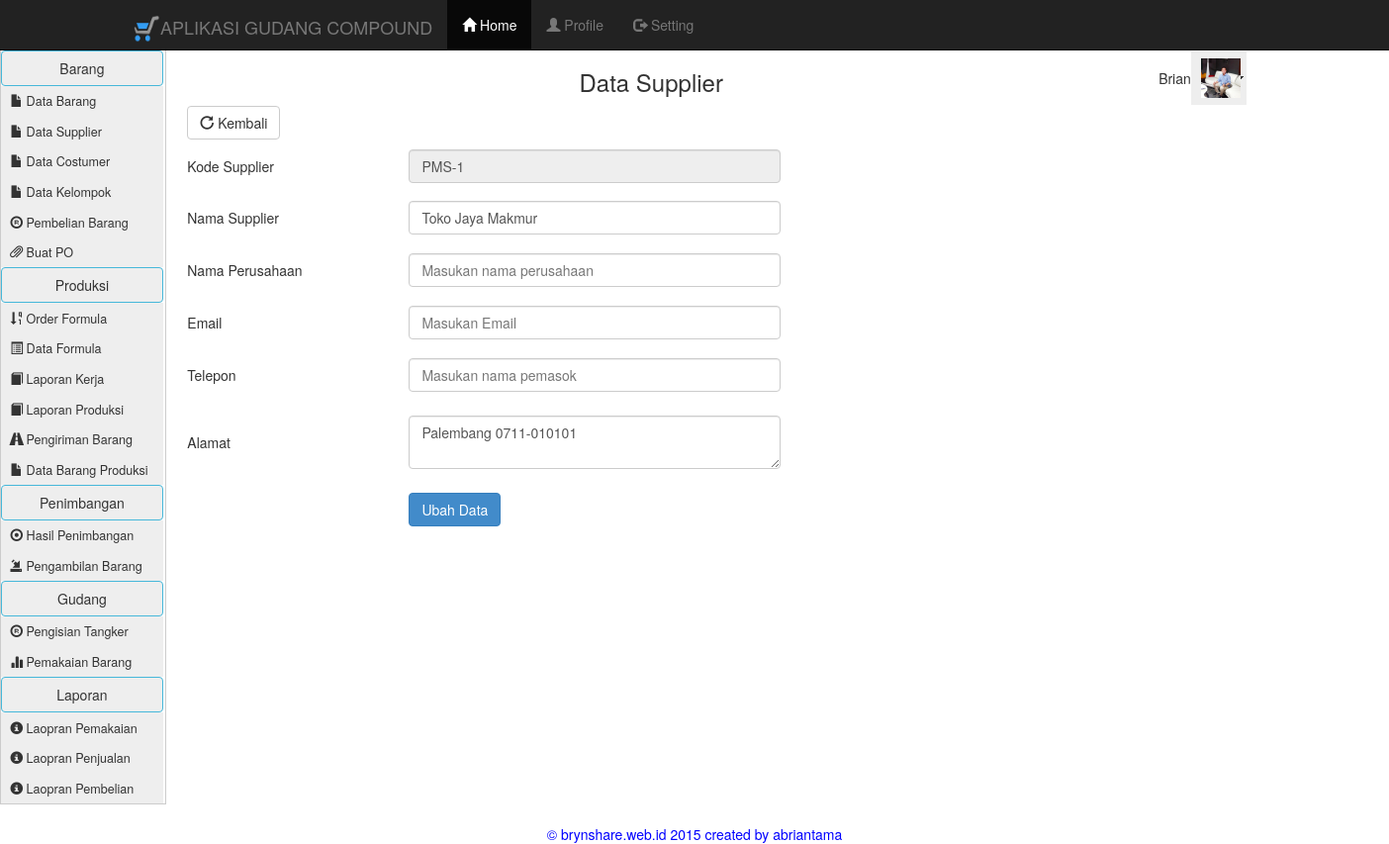
The app's page /home.php?go=Pemasok_Form_Ubah&id=1 with its own data.
### tables this page shows
CREATE TABLE IF NOT EXISTS `tblpemasok` (
  `id` int(11) NOT NULL AUTO_INCREMENT,
  `kode_pemasok` varchar(15) NOT NULL,
  `nama_pemasok` varchar(35) NOT NULL,
  `alamat` text NOT NULL,
  PRIMARY KEY (`id`)
);

### pemasok_form_ubah.php (the view, shortened to what this page needs)
<?php include "menubar.php" ;?>
<link href="SpryAssets/SpryMenuBarVertical.css" rel="stylesheet" type="text/css" />
<link href="SpryAssets/SpryMenuBarHorizontal.css" rel="stylesheet" type="text/css" />
<table width="1394" border="0" align="left">
  <tr>
    <td rowspan="2" valign="top" width="192"><ul id="MenuBar1" class="MenuBarVertical">
      <li><font color="#0000FF"><a href="" class="btn btn-info">
                                           </i> Barang</a></font></li>
	<li><a href="home.php?go=Barang"><i class='glyphicon glyphicon-file'></i> Data Barang</a></li>
    <li><a href="home.php?go=Pemasok"><i class='glyphicon glyphicon-file'></i> Data Supplier</a></li>
    <li><a href="home.php?go=Pelanggan"><i class='glyphicon glyphicon-file'></i> Data Costumer</a></li>
    <li><a href="home.php?go=Kelompok"><i class='glyphicon glyphicon-file'></i> Data Kelompok</a></li>
    <li><a href="home.php?go=Pembelian"><i class='glyphicon glyphicon-registration-mark'></i> Pembelian Barang</a></li>
    <li><a href="home.php?go=po_data"><i class='glyphicon glyphicon-paperclip'></i> Buat PO</a></li>
    <li><a href="" class="btn btn-info">
                                           </i> Produksi</a></li>
       <li><a href="home.php?go=order"><i class='glyphicon glyphicon-sort-by-order-alt'></i> Order Formula</a></li>
        <li><a href="home.php?go=formula"><i class='glyphicon glyphicon-list-alt'></i> Data Formula</a></li>
         <li><a href="home.php?go=laporan_produksi"><i class='glyphicon glyphicon-book'></i> Laporan Kerja</a></li>
          <li><a href="home.php?go=laporan_hasil_produksi"><i class='glyphicon glyphicon-book'></i> Laporan Produksi</a></li>
           <li><a href="home.php?go=penjualan_barang"><i class='glyphicon glyphicon-road'></i> Pengiriman Barang</a></li>
            <li><a href="home.php?go=barang_produksi"><i class='glyphicon glyphicon-file'></i> Data Barang Produksi</a></li>
             <li><a href="" class="btn btn-info">
                                           </i> Penimbangan</a></li>
              <li><a href="home.php?go=penimbangan"><i class='glyphicon glyphicon-record'></i> Hasil Penimbangan</a></li>
               <li><a href="home.php?go=Penjualan"><i class='glyphicon glyphicon-import'></i> Pengambilan Barang</a></li>
                <li><a href="" class="btn btn-info">
                                           </i> Gudang</a></li>
                 <li><a href="home.php?go=pengisian"> <i class='glyphicon glyphicon-registration-mark'></i> Pengisian Tangker</a></li>
                  <li><a href="home.php?go=pemakaian"><i class='glyphicon glyphicon-stats'></i> Pemakaian Barang</a></li>
                   <li><a href="" class="btn btn-info">
                                           </i> Laporan</a></li>
                    <li><a href="home.php?go=laporan_pemakaian_form"><i class='glyphicon glyphicon-info-sign'></i> Laopran Pemakaian</a></li>
                    <li><a href="home.php?go=Laporan_Penjualan_Form"><i class='glyphicon glyphicon-info-sign'></i> Laopran Penjualan</a></li>
                    <li><a href="home.php?go=Laporan_Pembelian_Form"><i class='glyphicon glyphicon-info-sign'></i> Laopran Pembelian</a></li>
    </ul></td>
    <td width=1000 height="40"><h3 valign="top" align="center">Data Supplier</h3>
<div class='col-md-8 col-md-offset-2'>
    <td width=80 align="right">Brian
    <td width=200 align="left"> <ul id="MenuBar2" class="MenuBarHorizontal">
      <li><a class="MenuBarItemSubmenu" href="#"> <img src="Gambar/10509505_876698219025252_7956996687464690214_n.jpg" height="40" width="40" /> </a>
    </td>
  </tr>
  <tr>
    <td colspan="3" align="left" valign="top">
	<a href="home.php?go=Pemasok" class="btn btn-default"><i class='glyphicon glyphicon-repeat'></i> Kembali</a></right>
<?php
$sql = "select * from tblpemasok where id ='$_GET[id]'";
$proses = mysql_query($sql);
$record = mysql_fetch_array($proses);
?>
<form  id='form1' method="POST"
                      action='home.php?go=Pemasok_Ubah'
                      class="form-horizontal" role="form">
  <table width="600" border="0" height="400">
  <tr>
    <td>Kode Supplier</td>
    <td><input type="text" class="form-control required" id="kdpemasoktxt" name='kdpemasoktxt'
        value="<?php echo $record['kode_pemasok']?>" readonly="readonly" maxlength="50"></td>
  </tr>
  <tr>
    <td>Nama Supplier</td>
    <td><input type="text" class="form-control required" id="nmpemasoktxt" name='nmpemasoktxt'
       placeholder="Masukan nama pemasok" maxlength="50" value="<?php echo $record['nama_pemasok']?>"></td>
  </tr>
  <tr>
    <td>Nama Perusahaan</td>
    <td><input type="text" class="form-control required" id="nmperktxt" name='nmpertxt'
       placeholder="Masukan nama perusahaan" maxlength="50"value="<?php echo $record['nama_perusahaan']?>"></td>
  </tr>
  <tr>
    <td>Email</td>
    <td><input type="text" class="form-control required" id="emailtxt" name='emailtxt'
       placeholder="Masukan Email" maxlength="50"value="<?php echo $record['email']?>"></td>
  </tr>
  <tr>
    <td>Telepon</td>
    <td><input type="text" class="form-control required" id="tlpntxt" name='tlpntxt'
       placeholder="Masukan nama pemasok" maxlength="50" value="<?php echo $record['telepon']?>"></td>
  </tr>
  <tr>
    <td>Alamat</td>
    <td><textarea name="almtxt" class="form-control required" id="almtxt"><?php echo $record['alamat'] ?></textarea></td>
  </tr>
  <tr>
    <td>&nbsp;</td>
    <td><input type="submit" class="btn btn-primary" name='submit' value="Ubah Data" /></td>
  </tr>
</table>
</form>
</td>
  </tr>
  <tr>
    <td>&nbsp;</td>
    <td colspan="3">&nbsp;</td>
  </tr>
</table>

### SpryAssets/SpryMenuBarVertical.css (style rules this page uses)
ul.MenuBarVertical { margin: 0; padding: 0; list-style-type: none; font-size: 100%; cursor: default; width: 12em; }
ul.MenuBarVertical li { margin: 0; padding: 0; list-style-type: none; font-size: 90%; position: relative; text-align: left; cursor: pointer; width: 13em; }
ul.MenuBarVertical { border: 1px solid #CCC; }
ul.MenuBarVertical a { display: block; cursor: pointer; background-color: #EEE; padding: 0.5em 0.75em; color: #333; text-decoration: none; }

### SpryAssets/SpryMenuBarHorizontal.css (style rules this page uses)
ul.MenuBarHorizontal { margin: 0; padding: 0; list-style-type: none; font-size: 100%; cursor: default; width: auto; }
ul.MenuBarHorizontal li { margin: 0; padding: 0; list-style-type: none; font-size: 100%; position:relative; text-align: left; cursor: pointer; width: 4em; float: left; }
ul.MenuBarHorizontal a { display: block; cursor: pointer; background-color: #EEE; padding: 0.5em 0.75em; color: #333; text-decoration: none; }
ul.MenuBarHorizontal a.MenuBarItemSubmenu { background-image: url(SpryMenuBarDown.gif); background-repeat: no-repeat; background-position: 95% 50%; }

### home.php (style rules this page uses)
body { padding-top: 2px; }

### menubar.php (style rules this page uses)
body { padding-top: 50px; }

### records on screen
tblpemasok: kdpemasoktxt "PMS-1", nmpemasoktxt "Toko Jaya Makmur", almtxt "Palembang 0711-010101"
